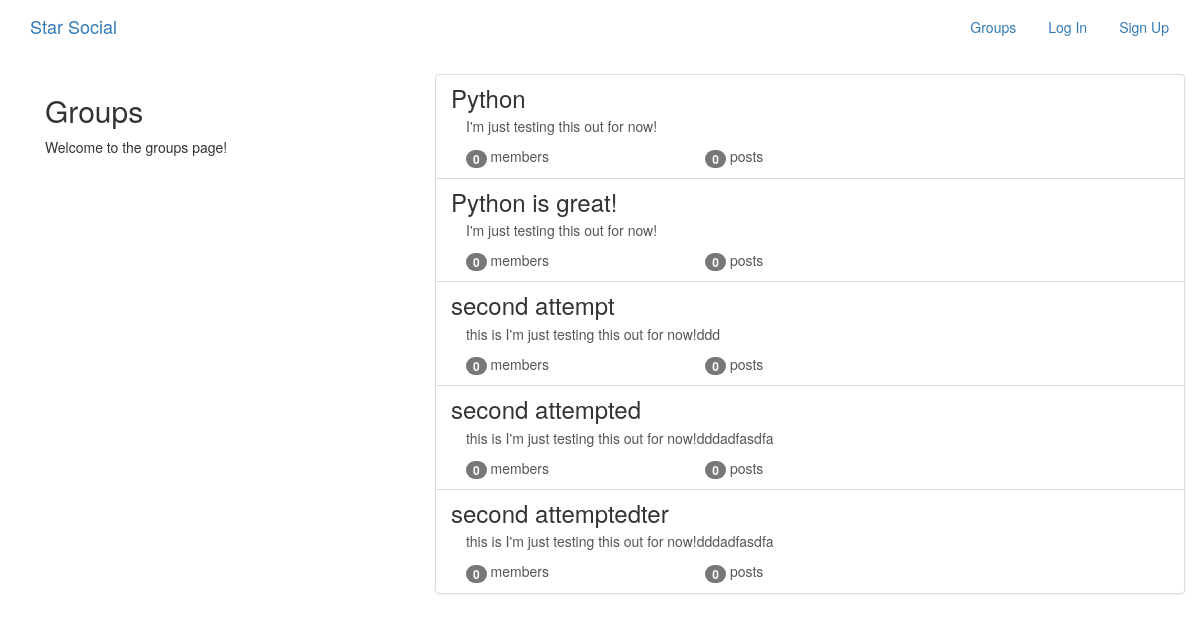
The app's page /groups/ with its own data.
### groups/models.py (models this page shows, shortened)
class Group(models.Model):
    name = models.CharField(max_length=255,unique=True)
    slug = models.SlugField(allow_unicode=True,unique=True)
    description = models.TextField(blank=True,default='')
    description_html = models.TextField(editable=False,default='',blank=True)
    members = models.ManyToManyField(User,through='GroupMember')
    class Meta:
        ordering=['name']

### groups/views.py (the view)
class ListGroups(generic.ListView):
    model = Group

### groups/templates/groups/group_list.html (shortened to what this page needs)
{% extends 'groups/group_base.html' %}
{% block pregroup %}
<div class="col-md-4">
  <div class="content">
    <h2>Groups</h2>
    <p>Welcome to the groups page!</p>
  </div>
</div>
{% endblock %}
{% block group_content %}
<div class="col-md-8">
  <div class="list-group">
    {% for group in object_list %}
    <a class='list-group-item' href="{% url 'groups:single' slug=group.slug %}">
      <h3 class='title list-group-item-heading'>{{group.name}}</h3>
      <div class="list-group=item-text container-fluid">
        {{group.description_html|safe}}
          <div class="row">
            <div class="col-md-4">
                <span class='badge'>{{group.members.count}}</span>
                member{{group.members.count|pluralize}}
            </div>
              <div class="col-md-4">
                <span class='badge'>{{group.posts.count}}</span>
                post{{group.posts.count|pluralize}}
              </div>
          </div>
      </div>
    </a>
    {% endfor %}
  </div>
</div>
{% endblock %}

### groups/templates/groups/group_base.html (shortened to what this page needs)
{% extends 'base.html' %}
{% block content %}
<div class="container">
  <div class="row">
      {% block pregroup %}{% endblock %}
      {% block group_content %}{% endblock %}
  </div>
</div>
{% endblock %}

### templates/base.html (shortened to what this page needs)
<!DOCTYPE html>
{% load staticfiles %}
<html>
  <head>
    <link rel="stylesheet" href="https://maxcdn.bootstrapcdn.com/bootstrap/3.3.7/css/bootstrap.min.css">
    <link rel="stylesheet" href="https://maxcdn.bootstrapcdn.com/bootstrap/3.3.7/css/bootstrap-theme.min.css">
    <link rel="stylesheet" href="{% static 'simplesocial/css/master.css' %}">
  </head>
  <body>
    <nav class='navbar mynav' role='navigation' id='navbar'>
        <div class="container">
          <a class='navbar-brand mynav' href="{% url 'home' %}">Star Social</a>
            <ul class='nav navbar-nav navbar-right'>
              {% if user.is_authenticated %}
                <li><a href="{% url 'posts:create' %}" class='btn btn-simple'>Post</a></li>
                <li><a href="{% url 'groups:all' %}" class='btn btn-simple'>Groups</a></li>
                <li><a href="{% url 'groups:create' %}" class='btn btn-simple'>Create Group</a></li>
                <li><a href="{% url 'accounts:logout' %}" class='btn btn-simple'>Logout</a></li>
              {% else %}
                <li><a href="{% url 'groups:all' %}" class='btn btn-simple'>Groups</a></li>
                <li><a href="{% url 'accounts:login' %}" class='btn btn-simple'>Log In</a></li>
                <li><a href="{% url 'accounts:signup' %}" class='btn btn-simple'>Sign Up</a></li>
              {% endif %}
            </ul>
        </div>
    </nav>
    <div class="container mycontent">
    {% block content %}
    {% endblock %}
    </div>
  </body>
</html>

### records on screen
Group: name "Python", description_html "I'm just testing this out for now!", members.count "0", posts.count "0"
Group: name "Python is great!", description_html "I'm just testing this out for now!", members.count "0", posts.count "0"
Group: name "second attempt", description_html "this is I'm just testing this out for now!ddd", members.count "0", posts.count "0"
Group: name "second attempted", description_html "this is I'm just testing this out for now!dddadfasdfa", members.count "0", posts.count "0"
Group: name "second attemptedter", description_html "this is I'm just testing this out for now!dddadfasdfa", members.count "0", posts.count "0"
